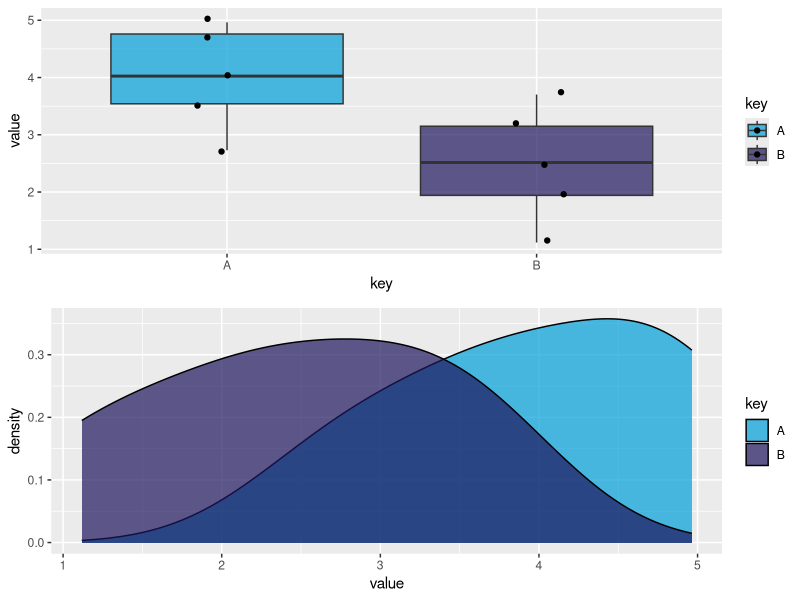
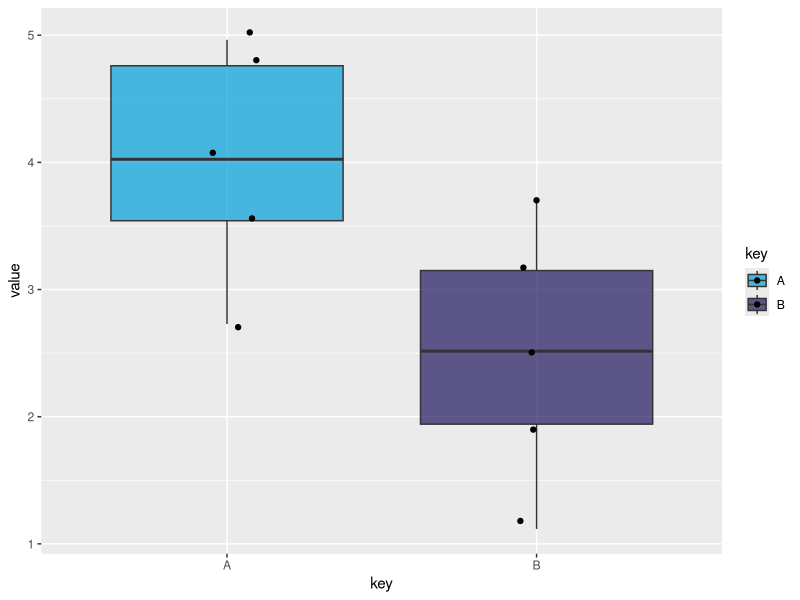
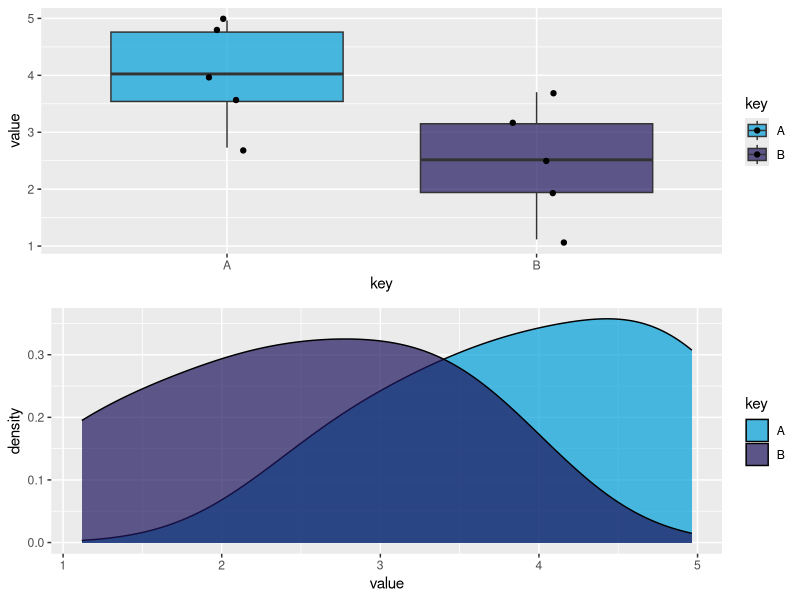

Recreate these plots in R, in order.
library(ggplot2)
library(dplyr)
library(gridExtra)

A <- rnorm(5,mean = 5, sd = 1)
B <- rnorm(5, mean=3, sd=1)
my_pal <- c(rgb(0,159,218,maxColorValue = 255),
            rgb(31,20,93,maxColorValue = 255))
            
p1 <- data.frame(A,B) %>% 
  tidyr::gather() %>% 
  ggplot(aes(x=key,y=value,fill=key)) + geom_boxplot(alpha=0.7) + geom_jitter(width=0.1) + scale_fill_manual(values=my_pal)
ggsave(p1, file="media/de_boxplot.png")
p2 <- data.frame(A,B) %>% 
  tidyr::gather() %>% 
  ggplot(aes(x=value,fill=key)) + geom_density(alpha=0.7) + scale_fill_manual(values=my_pal)
grid.arrange(p1,p2)

ggsave(grid.arrange(p1,p2), file="media/de_explained.png")
